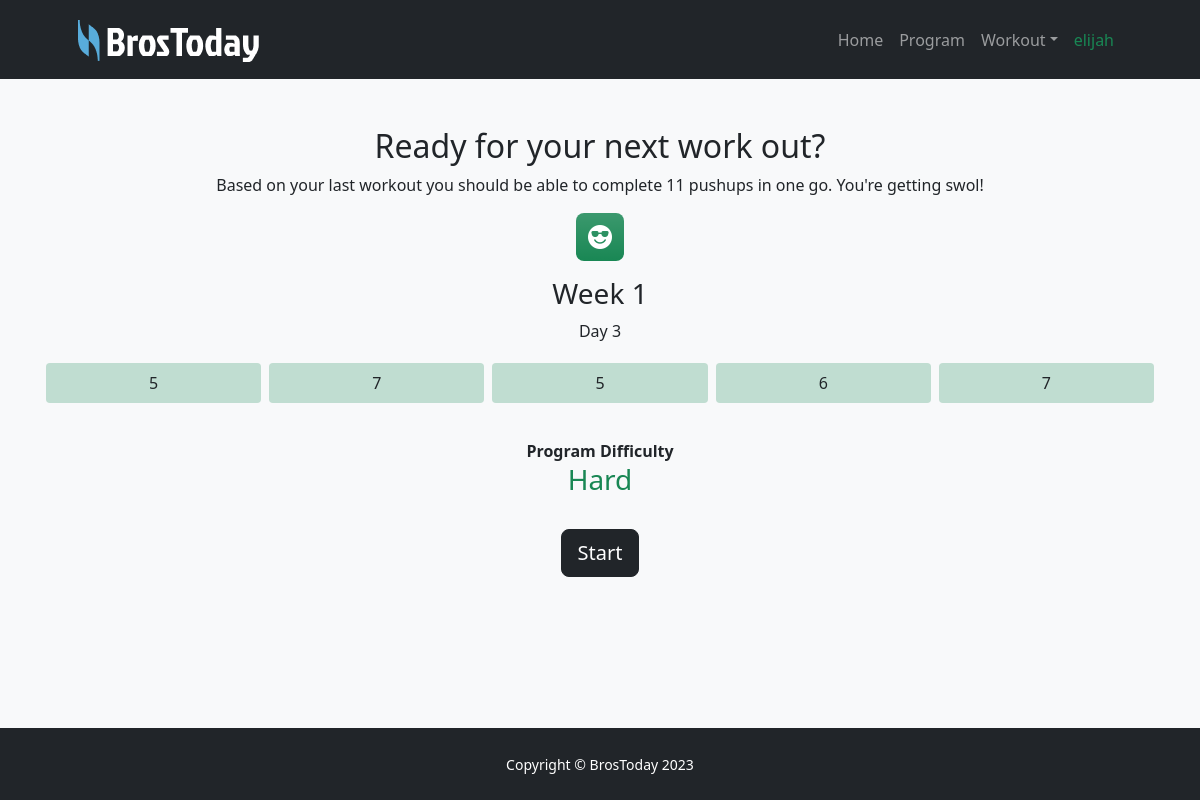
The page /workout/ (signed in) on the database its author committed.
### pushups/models.py (models this page shows)
class WorkoutType(models.Model):
    benchmark = models.IntegerField()
    difficulty = models.IntegerField()
    week = models.IntegerField()
    day = models.IntegerField()
    sets = jsonfield.JSONField(default=[])

### pushups/views.py (the view, shortened to what this page needs)
# urls.py: path('workout/', views.workout, name="workout"),
@login_required
def workout(request):
    profile = Profile.objects.get(user_id=request.user.id)
    last_test = BenchmarkTest.objects.filter(user_id=request.user.id).order_by('id').last()
    last_workout = Workout.objects\
        .filter(user_id=request.user.id)\
        .order_by('id').last()
    last_plan = WorkoutType.objects.get(id=last_workout.type.id)
    workout_plan = WorkoutType.objects\
        .filter(difficulty=profile.difficulty_mode, benchmark__gt=last_plan.benchmark)\
        .first()
    return render(request, 'workout/index.html',
                  {'workout_plan': workout_plan, 'difficulty': profile.difficulty_mode})

### pushups/templates/workout/index.html (shortened to what this page needs)
{% extends 'base.html' %}
{% load static %}
{% block body %}
    <header class="bg-light py-5 flex-grow-1">
        <div class="container px-5 text-center">
            <h2>Ready for your next work out?</h2>
            <p>Based on your last workout you should be able to complete
            {{ workout_plan.benchmark }} pushups in one go. You're getting swol!</p>
        </div>
        <div class="container text-center mb-5">
            <div class="feature {% if  difficulty == 1 %}bg-success{% endif %}
                    {% if  difficulty == 3 %}bg-danger{% endif %} bg-gradient text-white rounded-3 mb-3">
                <i class="bi bi-emoji-sunglasses-fill"></i>
            </div>
            <h3>Week {{ workout_plan.week }}</h3>
            <p>Day {{ workout_plan.day }}</p>
            <div style="display:flex">
                {% for set in workout_plan.sets %}
                    <div class="bg-opacity-25
                    {% if  difficulty == 1 %}bg-success{% endif %}
                     p-2 m-1" style="flex:1;border-radius:4px;display:flex;justify-content:center;align-items:center;">{{ set }}</div>
                {% endfor %}
            </div>
            <div style="margin:32px;">
                <span><strong>Program Difficulty</strong></span>
                {% if user.profile.difficulty_mode == 1 %}
                    <h3 class="text-success">Hard</h3>
                {% elif user.profile.difficulty_mode == 2 %}
                    <h3 class="text-warning">Extreme</h3>
                {% elif user.profile.difficulty_mode == 3 %}
                    <h3 class="text-danger">Impossible</h3>
                {% endif %}
            </div>
            <a class="btn btn-lg btn-dark" href="{% url 'pushups:workout_form' workout_plan.id %}">Start</a>
        </div>
    </header>
{% endblock %}

### pushups/templates/base.html (shortened to what this page needs)
{% load static %}
<!doctype html>
<html lang="en">
<head>
    <link href="https://cdn.jsdelivr.net/npm/bootstrap-icons@1.5.0/font/bootstrap-icons.css" rel="stylesheet" />
    <link rel="stylesheet" href="{% static "styles.css" %}">
    <link rel="stylesheet" href="{% static "style.css" %}">
</head>
<body class="d-flex flex-column h-100" style="min-height:100vh;">
<main class="flex-grow-1 d-flex flex-column" >
<nav class="navbar navbar-expand-lg navbar-dark bg-dark">
    <div class="container px-5">
        <a class="navbar-brand" href="{% url "pushups:index" %}"><img src="{% static 'img/logo.png' %}" alt="Bros Today"></a>
        <div class="collapse navbar-collapse" id="navbarSupportedContent">
            <ul class="navbar-nav ms-auto mb-2 mb-lg-0">
                <li class="nav-item"><a class="nav-link" href="{% url "pushups:index" %}">Home</a></li>
                <li class="nav-item"><a class="nav-link" href="{% url "pushups:program" %}">Program</a></li>
                <li class="nav-item dropdown">
                    <a class="nav-link dropdown-toggle" id="navbarDropdownBlog" href="{% url "pushups:workout" %}" role="button" data-bs-toggle="dropdown" aria-expanded="false">Workout</a>
                </li>
                {% if user.is_authenticated %}
                    <a class="nav-link button {% if user.profile.difficulty_mode == 1 %}text-success{% endif %}
                    {% if user.profile.difficulty_mode == 3 %}text-danger{% endif %}" href="{% url "profile" %}">{{ user.username }}</a></li>
                {% else %}
                    <li class="nav-item"><a class="nav-link button" href="{% url "login" %}">Login</a></li>
                {% endif %}
            </ul>
        </div>
    </div>
</nav>
{% block body %}
{% endblock %}
</main>
<div class="copyright py-4 text-center text-white bg-dark">
    <div class="container"><small>Copyright &copy; BrosToday 2023</small></div>
</div>
</body>
</html>

### rows shown on the page
WorkoutType: benchmark "11", week "1", day "3"

### other values the page prints
{{ user.username }} "elijah"
{{ set }} "5" "7" "5" "6" "7"
